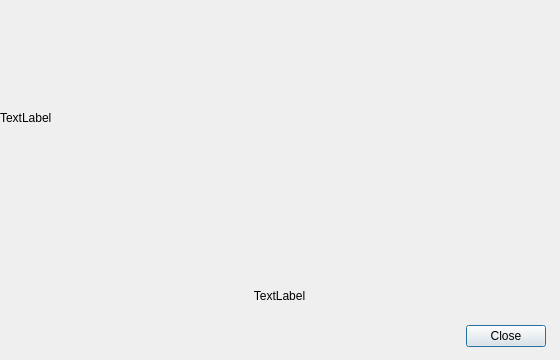
<?xml version="1.0" encoding="UTF-8"?>
<ui version="4.0">
 <class>CQDlgAbout</class>
 <widget class="QDialog" name="CQDlgAbout">
  <property name="geometry">
   <rect>
    <x>0</x>
    <y>0</y>
    <width>560</width>
    <height>360</height>
   </rect>
  </property>
  <property name="windowTitle">
   <string>Dialog</string>
  </property>
  <property name="locale">
   <locale language="English" country="UnitedStates"/>
  </property>
  <widget class="QLabel" name="splashImage">
   <property name="geometry">
    <rect>
     <x>0</x>
     <y>0</y>
     <width>560</width>
     <height>236</height>
    </rect>
   </property>
   <property name="frameShape">
    <enum>QFrame::NoFrame</enum>
   </property>
   <property name="frameShadow">
    <enum>QFrame::Plain</enum>
   </property>
   <property name="text">
    <string>TextLabel</string>
   </property>
  </widget>
  <widget class="QLabel" name="info">
   <property name="geometry">
    <rect>
     <x>19</x>
     <y>240</y>
     <width>521</width>
     <height>111</height>
    </rect>
   </property>
   <property name="text">
    <string>TextLabel</string>
   </property>
   <property name="alignment">
    <set>Qt::AlignCenter</set>
   </property>
   <property name="wordWrap">
    <bool>false</bool>
   </property>
  </widget>
  <widget class="QDialogButtonBox" name="qqClose">
   <property name="geometry">
    <rect>
     <x>15</x>
     <y>320</y>
     <width>531</width>
     <height>32</height>
    </rect>
   </property>
   <property name="standardButtons">
    <set>QDialogButtonBox::Close</set>
   </property>
  </widget>
 </widget>
 <resources/>
 <connections/>
</ui>
